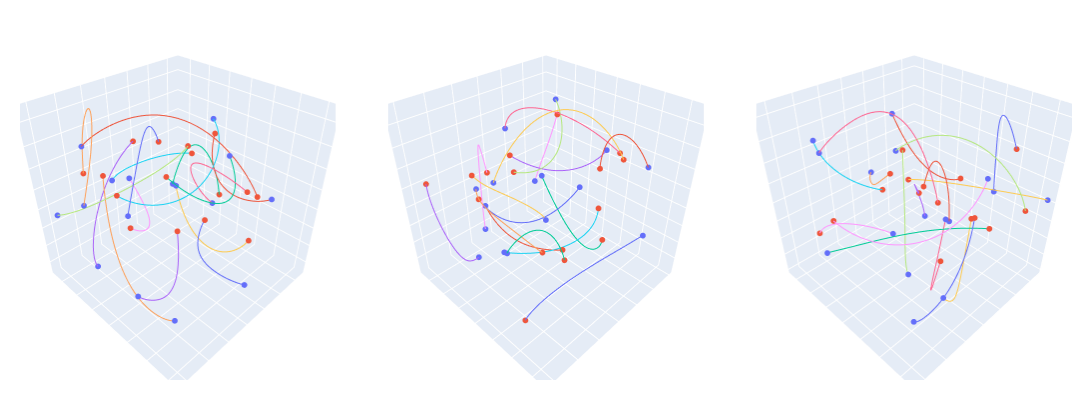

This figure's notebook cell:
### Code cell
# Ground Truth
multiviz_trajs(x_trajs[:3], y_trajs[:3], z_trajs[:3], nrows=1, ncols=3, height=400, width=1_600)
